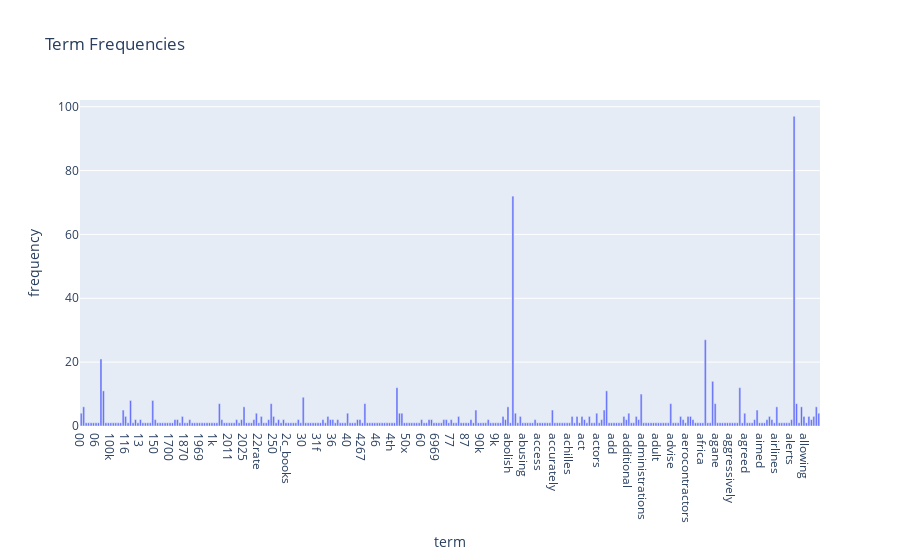

The cell this chart's notebook holds for it:
### Code cell
#Excercise 12
import plotly.express as px

term_frequencies = []
for j in range(0,N_counts.shape[1]):
    term_frequencies.append(sum(N_counts[:,j].toarray()))

term_frequencies = np.asarray(N_counts.sum(axis=0))[0]

df = pd.DataFrame({
    "term": count_vect.get_feature_names_out()[:300],
    "frequency": term_frequencies[:300],
    })

fig = px.bar(
    df,
    x="term", y="frequency",
    title=f"Term Frequencies"
)

fig.show()

### Figure 1 — Plotly figure (JSON) as saved in the notebook; plotly's stock layout.template omitted (floating-point values rounded to 4 significant figures; data arrays with more than 128 entries replaced by an {"elided": "..."} marker saying what was removed)
{"data": [{"hovertemplate": "term=%{x}<br>frequency=%{y}<extra></extra>", "legendgroup": "", "marker": {"color": "#636efa", "pattern": {"shape": ""}}, "name": "", "orientation": "v", "showlegend": false, "textposition": "auto", "type": "bar", "x": {"elided": "300 str values"}, "xaxis": "x", "y": {"elided": "300 int values"}, "yaxis": "y"}], "layout": {"barmode": "relative", "legend": {"tracegroupgap": 0}, "title": {"text": "Term Frequencies"}, "xaxis": {"anchor": "y", "domain": [0, 1], "title": {"text": "term"}}, "yaxis": {"anchor": "x", "domain": [0, 1], "title": {"text": "frequency"}}}}
